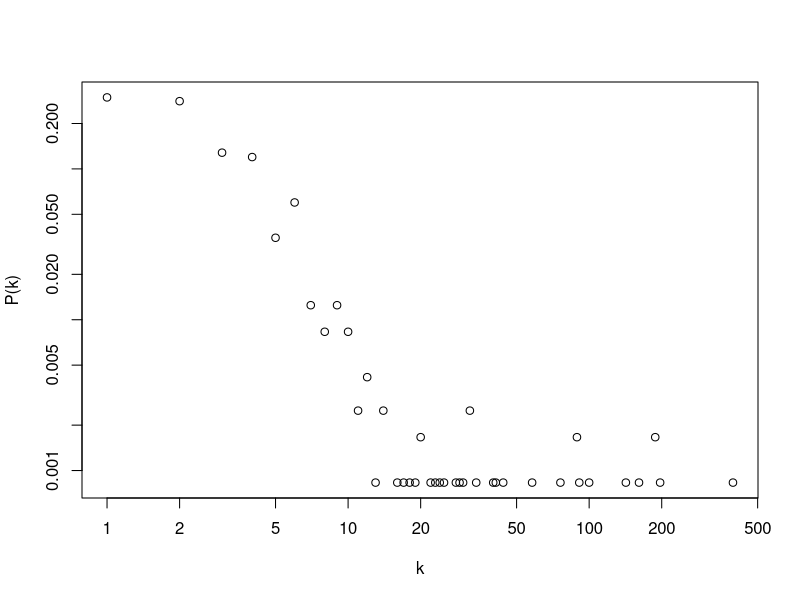

This chart was generated by the following R code:
## ---- chunk 1
# igraphパッケージの読み込み
library(igraph)
library(gtools) #追加のパッケージ（局所効率性の計算で使う）
## ---- chunk 2
# エッジリストの読み込み
d <- read.table("../data/ecoli_regDB5.txt")
# グラフオブジェクトの作成（有向ネットワークで読み込む）
g_dir <- simplify(graph.data.frame(d,directed=T),remove.multiple=T,remove.loops=T)
# 仮想的な重みを追加する（対数正規分布由来の乱数を与える）
E(g_dir)$weight <- rlnorm(ecount(g_dir))

# 最大連結成分の取得
cls <- clusters(g_dir,"weak")
g_dir <- delete.vertices(g_dir,subset(V(g_dir),cls$membership!=which(cls$csize==max(cls$csize))[[1]]))

# 無向ネットワークのオブジェクトの作成
g <- as.undirected(g_dir)
## ---- chunk 3
vcount(g)
## ---- chunk 4
ecount(g)
## ---- chunk 5
deg <- degree(g)
deg
## ---- chunk 6
sum(deg)
2 * ecount(g)
## ---- chunk 7
deg_in <- degree(g_dir, mode="in")
## ---- chunk 8
deg_out <- degree(g_dir, mode="out")
## ---- chunk 9
sum(deg_in)
sum(deg_out)
ecount(g_dir)
## ---- chunk 10
mean(degree(g))
## ---- chunk 11
2*ecount(g)/vcount(g)
## ---- chunk 12
mean(degree(g_dir, mode="in"))
## ---- chunk 13
mean(degree(g_dir, mode="in"))
ecount(g_dir) / vcount(g)
## ---- chunk 14
strength(g)
## ---- chunk 15
strength(g_dir, mode="in")
strength(g_dir, mode="out")
## ---- chunk 16
k <- 0:max(deg)
plot(k, degree.distribution(g), xlab="k", ylab="P(k)", log="xy")
## ---- chunk 17
sum(k * degree.distribution(g))
## ---- chunk 18
assortativity.degree(g)
## ---- chunk 19
el <- get.edgelist(g_dir)
# 出次数-出次数
cor.test(deg_out[el[,1]], deg_out[el[,2]])
# 出次数-入次数
cor.test(deg_out[el[,1]], deg_in[el[,2]])
# 入次数-出次数
cor.test(deg_in[el[,1]], deg_out[el[,2]])
# 入次数-入次数
cor.test(deg_in[el[,1]], deg_in[el[,2]])
## ---- chunk 20
cc <- transitivity(g, type="local", isolates="zero")
## ---- chunk 21
transitivity(g, type="localaverage", isolates="zero")
# もしくは
mean(cc)
## ---- chunk 22
# 各ノードに対する重み付きクラスタ係数
wcc <- transitivity(g, type="weighted", isolates="zero")
# 平均重み付きクラスタ係数
mean(wcc)
## ---- chunk 23
distances(g)
## ---- chunk 24
mean_distance(g)
## ---- chunk 25
# 距離行列を計算して
d_mtx <- distances(g, weights=E(g)$weight)
# 対角成分を除いた上三角行列の要素の平均を計算する
mean(d_mtx[upper.tri(d_mtx)])
## ---- chunk 26
dinv_mtx <- distances(g, weights=NA)**-1
# d_mtx <- distances(g, weights=E(g)$weight)**-1 # 重み付きネットワークなら
diag(dinv_mtx) <- 0
# 各ノードに対する大域効率性
nodal_global_efficiency <- apply(dinv_mtx,1,sum) / (vcount(g) - 1)
# 全体的（平均的な）大域効率性
ave_global_efficiency <- mean(nodal_global_efficiency)
# 出力
ave_global_efficiency
## ---- chunk 27
# 各ノードに対する局所効率性
nodal_local_efficiency <- c()
for(i in 1:vcount(g)){
  nei_idx <- as.vector(neighbors(g,i)) # 隣接ノードのインデックスを取得
  num_nei <- length(nei_idx)
  if(num_nei > 1) {
    nodal_local_efficiency <- c(nodal_local_efficiency, sum(dinv_mtx[permutations(num_nei,2,nei_idx)]) / num_nei / (num_nei - 1))
    } else {
      nodal_local_efficiency <- c(nodal_local_efficiency,0)
    }
  }
# 全体的（平均的な）局所効率性
ave_local_efficiency <- mean(nodal_local_efficiency)
